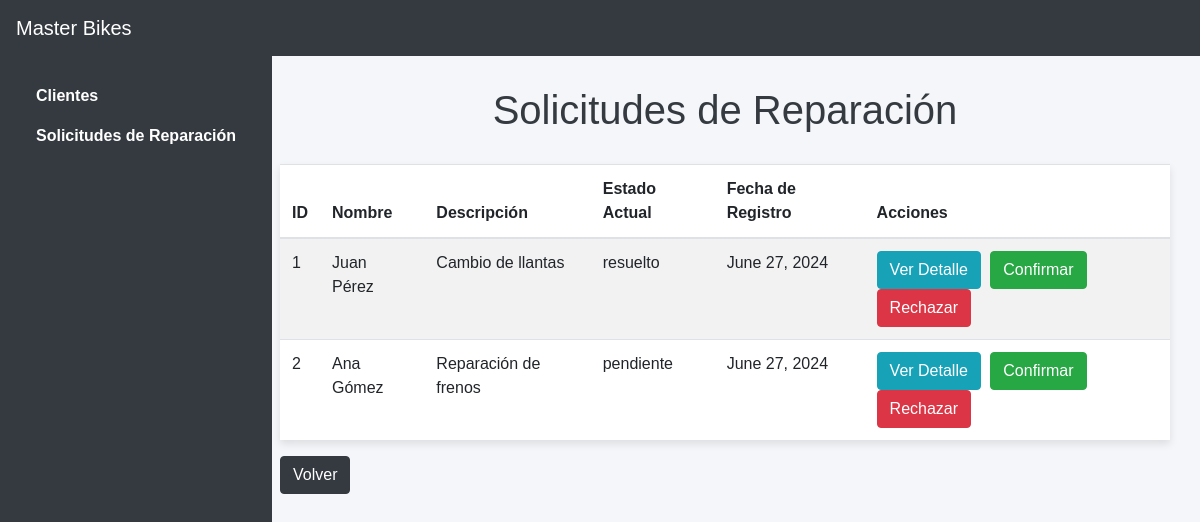
The app's page /solicitudes/, older data.
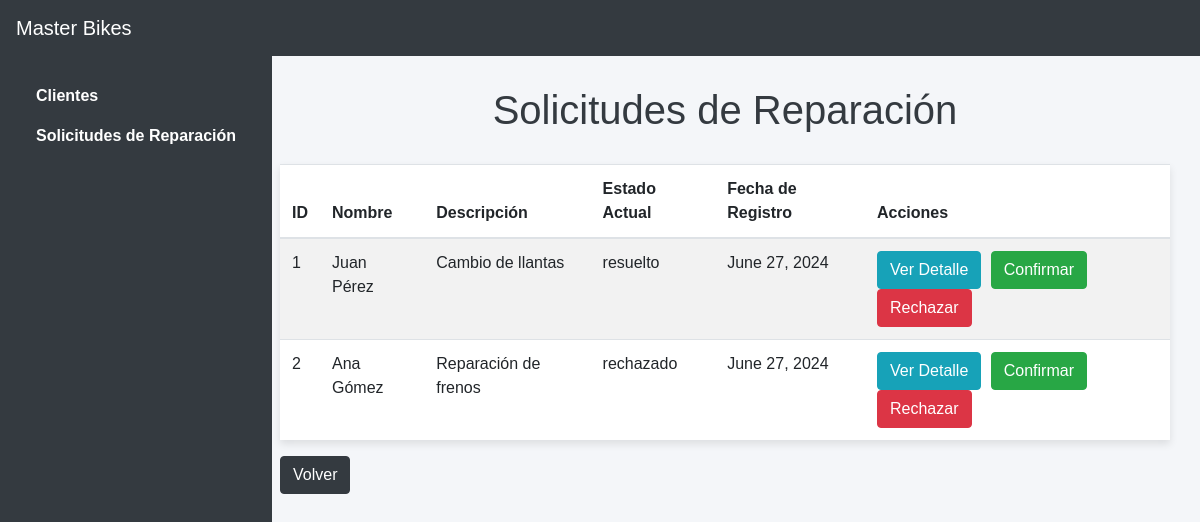
The same page, newer data.
### mainapp/models.py (models this page shows, shortened)
class Solicitud(models.Model):
    ESTADO_CHOICES = [
        ('pendiente', 'Pendiente'),
        ('resuelto', 'Resuelto'),
        ('rechazado', 'Rechazado'),
    ]
    cliente = models.ForeignKey(Cliente, on_delete=models.CASCADE)
    descripcion = models.TextField()
    estado_actual = models.CharField(max_length=10, choices=ESTADO_CHOICES)
    fecha_registro = models.DateField(auto_now_add=True)

class Cliente(models.Model):
    nombre = models.CharField(max_length=100)
    telefono = models.CharField(max_length=20)
    email = models.EmailField()

### mainapp/views.py (the view)
# urls.py: path('solicitudes/', views.solicitudes, name='solicitudes'),
def solicitudes(request):
    solicitudes = Solicitud.objects.all()
    return render(request, 'mainapp/solicitudes.html', {'solicitudes': solicitudes})

### mainapp/templates/mainapp/solicitudes.html (shortened to what this page needs)
<!DOCTYPE html>
<html>
<head>
    <link href="https://stackpath.bootstrapcdn.com/bootstrap/4.5.2/css/bootstrap.min.css" rel="stylesheet">
</head>
<body>
    <nav class="navbar navbar-expand-lg">
        <a class="navbar-brand" href="#">Master Bikes</a>
    </nav>
    <div class="sidebar">
        <nav class="nav flex-column">
            <a class="nav-link" href="{% url 'clientes' %}">Clientes</a>
            <a class="nav-link" href="{% url 'solicitudes' %}">Solicitudes de Reparación</a>
        </nav>
    </div>
    <div class="content">
        <h1>Solicitudes de Reparación</h1>
        <table class="table table-striped">
            <thead>
                <tr>
                    <th>ID</th>
                    <th>Nombre</th>
                    <th>Descripción</th>
                    <th>Estado Actual</th>
                    <th>Fecha de Registro</th>
                    <th>Acciones</th>
                </tr>
            </thead>
            <tbody>
                {% for solicitud in solicitudes %}
                <tr>
                    <td>{{ solicitud.id }}</td>
                    <td>{{ solicitud.cliente.nombre }}</td>
                    <td>{{ solicitud.descripcion }}</td>
                    <td>{{ solicitud.estado_actual }}</td>
                    <td>{{ solicitud.fecha_registro }}</td>
                    <td>
                        <a class="btn btn-info" href="{% url 'detalle_solicitud' solicitud.id %}">Ver Detalle</a>
                        <a class="btn btn-success" href="{% url 'confirmar_solicitud' solicitud.id %}">Confirmar</a>
                        <a class="btn btn-danger" href="{% url 'rechazar_solicitud' solicitud.id %}">Rechazar</a>
                    </td>
                </tr>
                {% endfor %}
            </tbody>
        </table>
        <a class="btn btn-primary" href="{% url 'home' %}">Volver</a>
    </div>
</body>
</html>

Row changes from the older to the newer data that the page shows:
changed Solicitud "Reparación de frenos": estado_actual "pendiente" → "rechazado"
